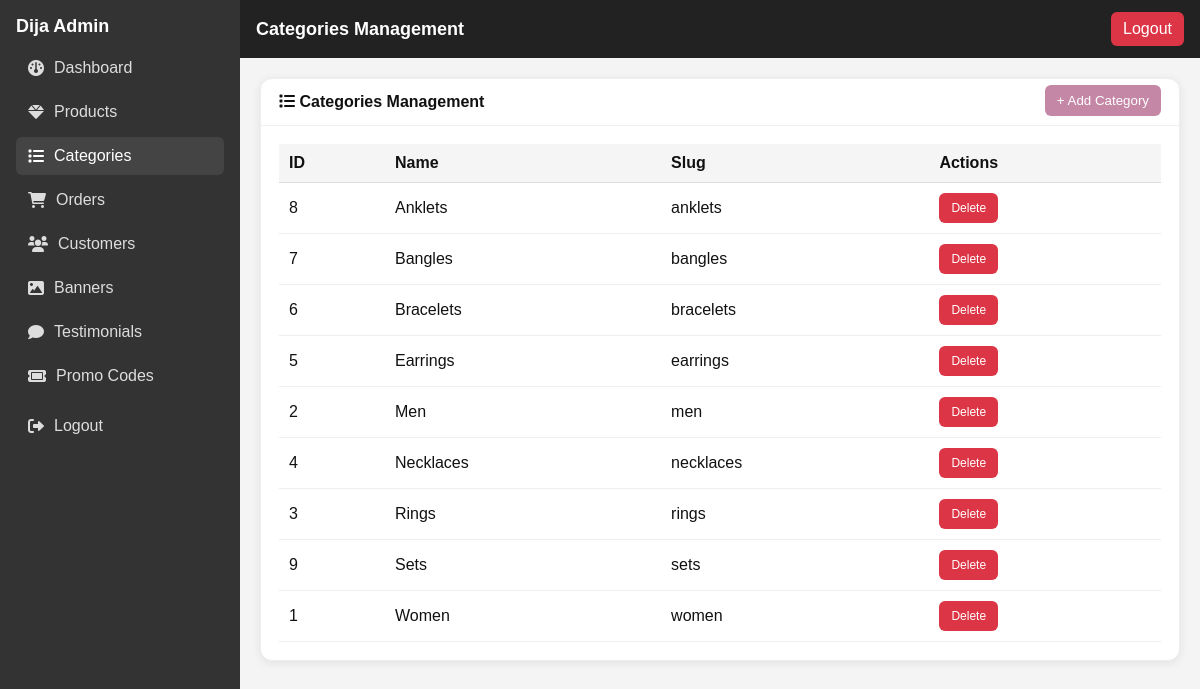
Screenshot of /admin/categories.php (signed in) with the database file from the repository.
### tables this page shows
CREATE TABLE IF NOT EXISTS categories (
    id INT PRIMARY KEY AUTO_INCREMENT,
    name VARCHAR(100) NOT NULL,
    slug VARCHAR(100) UNIQUE NOT NULL,
    parent_id INT NULL,
    description TEXT,
    image VARCHAR(255),
    sort_order INT DEFAULT 0,
    is_active BOOLEAN DEFAULT TRUE,
    created_at TIMESTAMP DEFAULT CURRENT_TIMESTAMP,
    updated_at TIMESTAMP DEFAULT CURRENT_TIMESTAMP ON UPDATE CURRENT_TIMESTAMP,
    FOREIGN KEY (parent_id) REFERENCES categories(id) ON DELETE SET NULL
);

### admin/categories.php (the view, shortened to what this page needs)
<?php
$page_title = 'Categories Management';
$active_nav = 'categories';
require_once '../config/database.php';
$stmt = $pdo->query("SELECT * FROM categories ORDER BY name ASC");
$categories = $stmt->fetchAll(PDO::FETCH_ASSOC);
?>
<?php include '_layout_header.php'; ?>
<div class="card">
    <div class="card-header">
        <i class="fas fa-list"></i> Categories Management
        <button class="btn" style="float:right; margin-top:-8px;" onclick="document.getElementById('add-form').style.display='block';">+ Add Category</button>
    </div>
    <div class="card-body">
        <table style="width:100%; border-collapse:collapse;">
            <thead>
                <tr style="background:#f5f5f5;">
                    <th style="padding:10px; border-bottom:1px solid #ddd; text-align:left;">ID</th>
                    <th style="padding:10px; border-bottom:1px solid #ddd; text-align:left;">Name</th>
                    <th style="padding:10px; border-bottom:1px solid #ddd; text-align:left;">Slug</th>
                    <th style="padding:10px; border-bottom:1px solid #ddd; text-align:left;">Actions</th>
                </tr>
            </thead>
            <tbody>
                <?php foreach ($categories as $category): ?>
                    <tr style="border-bottom:1px solid #eee;">
                        <td style="padding:10px;"><?php echo $category['id']; ?></td>
                        <td style="padding:10px;"><?php echo htmlspecialchars($category['name']); ?></td>
                        <td style="padding:10px;"><?php echo htmlspecialchars($category['slug']); ?></td>
                        <td style="padding:10px;">
                            <form method="POST" style="display:inline;">
                                <button type="submit" class="btn" style="background:#dc3545; font-size:12px;" onclick="return confirm('Delete this category?');">Delete</button>
                            </form>
                        </td>
                    </tr>
                <?php endforeach; ?>
            </tbody>
        </table>
    </div>
</div>
<?php include '_layout_footer.php'; ?>

### admin/_layout_header.php (shortened to what this page needs)
<?php
$page_title = isset($page_title) ? $page_title : 'Admin - Dija Accessories';
$active_nav = isset($active_nav) ? $active_nav : '';
?>
<!DOCTYPE html>
<html lang="en">
<head>
  <link href="https://cdnjs.cloudflare.com/ajax/libs/font-awesome/6.0.0/css/all.min.css" rel="stylesheet">
</head>
<body>
<div class="admin-layout">
  <aside class="sidebar">
    <h2>Dija Admin</h2>
    <a class="nav-link <?php echo $active_nav==='dashboard'?'active':''; ?>" href="/admin/index.php"><i class="fas fa-gauge"></i> <span>Dashboard</span></a>
    <a class="nav-link <?php echo $active_nav==='products'?'active':''; ?>" href="/admin/products.php"><i class="fas fa-gem"></i> <span>Products</span></a>
    <a class="nav-link <?php echo $active_nav==='categories'?'active':''; ?>" href="/admin/categories.php"><i class="fas fa-list"></i> <span>Categories</span></a>
    <a class="nav-link <?php echo $active_nav==='orders'?'active':''; ?>" href="/admin/orders.php"><i class="fas fa-shopping-cart"></i> <span>Orders</span></a>
    <a class="nav-link <?php echo $active_nav==='customers'?'active':''; ?>" href="/admin/customers.php"><i class="fas fa-users"></i> <span>Customers</span></a>
    <a class="nav-link <?php echo $active_nav==='banners'?'active':''; ?>" href="/admin/banners.php"><i class="fas fa-image"></i> <span>Banners</span></a>
    <a class="nav-link <?php echo $active_nav==='testimonials'?'active':''; ?>" href="/admin/testimonials.php"><i class="fas fa-comment"></i> <span>Testimonials</span></a>
    <a class="nav-link <?php echo $active_nav==='promos'?'active':''; ?>" href="/admin/promos.php"><i class="fas fa-ticket"></i> <span>Promo Codes</span></a>
    <div style="margin-top:12px;"><a class="nav-link" href="/admin/index.php?logout=1"><i class="fas fa-right-from-bracket"></i> <span>Logout</span></a></div>
  </aside>
  <div class="content">
    <header class="admin-header">
      <h1><?php echo htmlspecialchars($page_title); ?></h1>
      <a href="/admin/index.php?logout=1" class="btn logout">Logout</a>
    </header>
    <main class="main">

### admin/_layout_footer.php (shortened to what this page needs)
    </main>
  </div>
</div>
</body>
</html>

### admin/_layout_header.php (style rules this page uses)
:root { --sidebar-bg:#333; --sidebar-txt:#fff; --sidebar-link:#ddd; --sidebar-link-hover:#fff; --accent:#c487a5; --bg:#f4f4f4; --card:#fff; --border:#eee; --txt:#111; }
* { box-sizing:border-box; }
body { margin:0; font-family: Arial, sans-serif; background:var(--bg); color:var(--txt); }
a { text-decoration:none; }
.admin-layout { display:flex; min-height:100vh; }
.sidebar { width:240px; background:var(--sidebar-bg); color:var(--sidebar-txt); padding:16px; position:sticky; top:0; height:100vh; }
.sidebar h2 { font-size:18px; margin:0 0 12px; color:#fff; }
.nav-link { display:flex; align-items:center; gap:10px; color:var(--sidebar-link); padding:10px 12px; border-radius:6px; margin-bottom:6px; }
.nav-link:hover, .nav-link.active { background:#444; color:var(--sidebar-link-hover); }
.content { flex:1; display:flex; flex-direction:column; }
.admin-header { background:#222; color:#fff; padding:12px 16px; display:flex; justify-content:space-between; align-items:center; }
.admin-header h1 { font-size:18px; margin:0; }
.btn { padding:8px 12px; background:var(--accent); color:#fff; border:none; border-radius:6px; cursor:pointer; display:inline-block; }
.btn.logout { background:#dc3545; }
.main { padding:20px; }
.card { background:var(--card); border-radius:12px; box-shadow:0 2px 10px rgba(0,0,0,0.08); margin-bottom:16px; border:1px solid var(--border); }
.card-header { padding:14px 18px; border-bottom:1px solid var(--border); font-weight:600; }
.card-body { padding:18px; }

### rows the page displays
categories: id "8", name "Anklets", slug "anklets"
categories: id "7", name "Bangles", slug "bangles"
categories: id "6", name "Bracelets", slug "bracelets"
categories: id "5", name "Earrings", slug "earrings"
categories: id "2", name "Men", slug "men"
categories: id "4", name "Necklaces", slug "necklaces"
categories: id "3", name "Rings", slug "rings"
categories: id "9", name "Sets", slug "sets"
categories: id "1", name "Women", slug "women"

### other values shown
$page_title "Categories Management"
